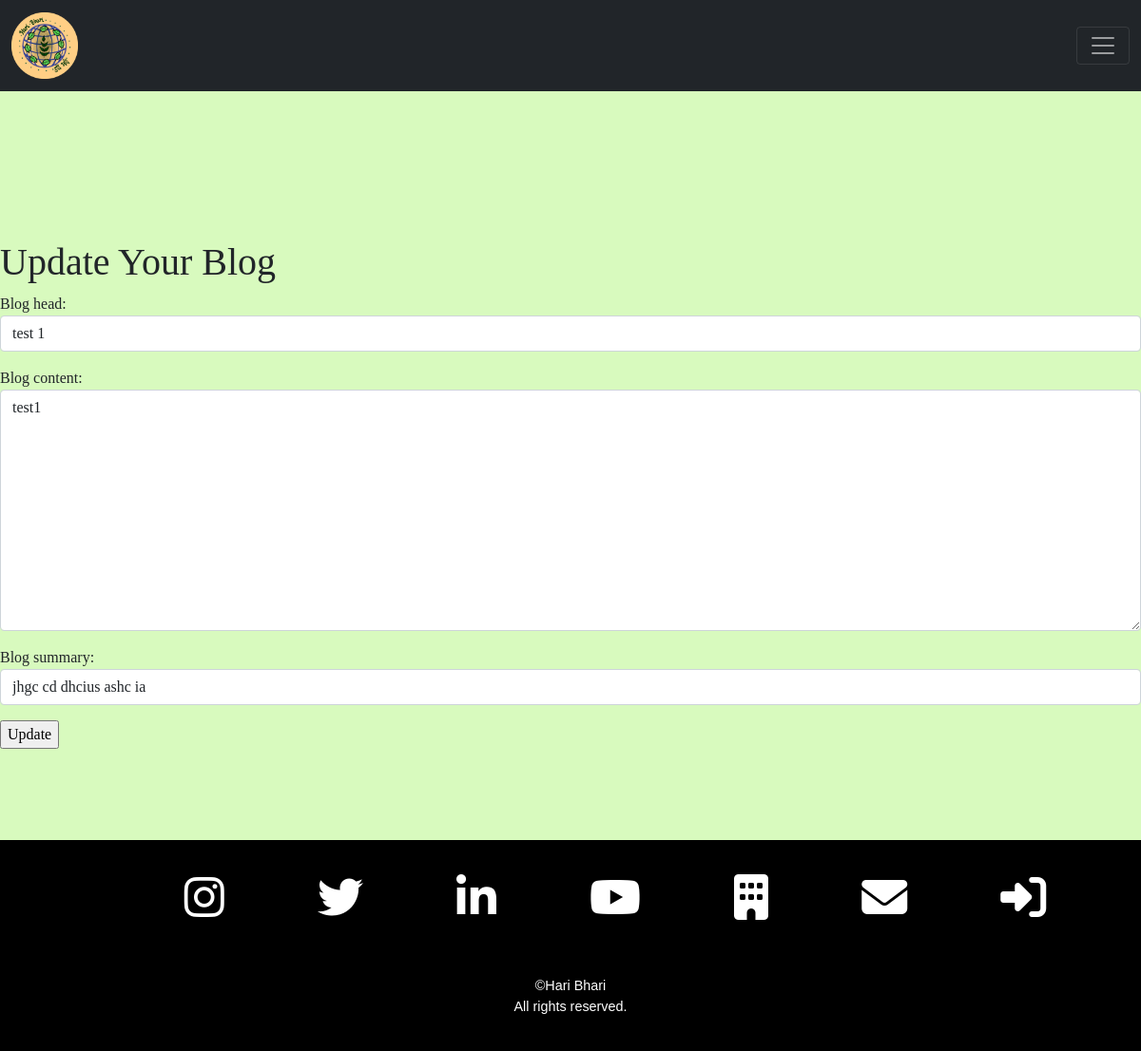
Page /blogs/update_blog/7 (signed in) on the committed database.
### blogs/models.py (models this page shows, shortened)
class Blog(models.Model):
    blog_head = models.CharField(max_length=40)
    blog_header_image = models.ImageField(upload_to="photos/blogs/", null=True, blank=True)
    blog_content = RichTextField(blank=True, null=True)
    blog_summary = models.CharField(max_length=100)
    author = models.ForeignKey(User, on_delete=models.CASCADE)
    blog_date = models.DateField(auto_now_add=True)
    likes = models.ManyToManyField(User, related_name='blog_post_likes', blank=True)

### blogs/views.py (the view, shortened to what this page needs)
# urls.py: path('update_blog/<int:pk>', edit_blog_view.as_view(), name='update_blog' ),
class edit_blog_view(UpdateView):
    model = Blog
    form_class = EditBlogForm
    template_name = 'update_blog.html'

### blogs/forms.py
class EditBlogForm(forms.ModelForm):
    class Meta:
        model = Blog
        fields = ['blog_head', 'blog_content', 'blog_summary']
        widgets = {
            'blog_head' : forms.TextInput(attrs={'class': 'form-control'}),
            'blog_content' : forms.Textarea(attrs={'class': 'form-control'}),
            'blog_summary' : forms.TextInput(attrs={'class': 'form-control'}),
        }

### haribhari/templates/update_blog.html (shortened to what this page needs)
{% extends "base_new.html" %}
{% load static %}
{% block content %}
  {% if user.is_authenticated %}
    {% if user.username == blog.author.username %}
      <br>
      <br>
      <br>
      <br>
      <h1>Update Your Blog</h1>
      <div class="new_blog_form form-group">
        <form method="POST">
          {{ form.as_p| safe }}
          <input type="submit" name="" value="Update">
        </form>
      </div>
      <br>
      <br>
      <br>
      <br>
    {% endif %}
  {% endif %}
{% endblock %}

### haribhari/static/css/standard.css (style rules this page uses)
html { background-color:#d8fabe; }
body { background-color:#d8fabe; font-family:"Cursive"; }

### rows in the picture
Blog: blog_head "test 1", blog_content "test1", blog_summary "jhgc cd dhcius ashc ia"
